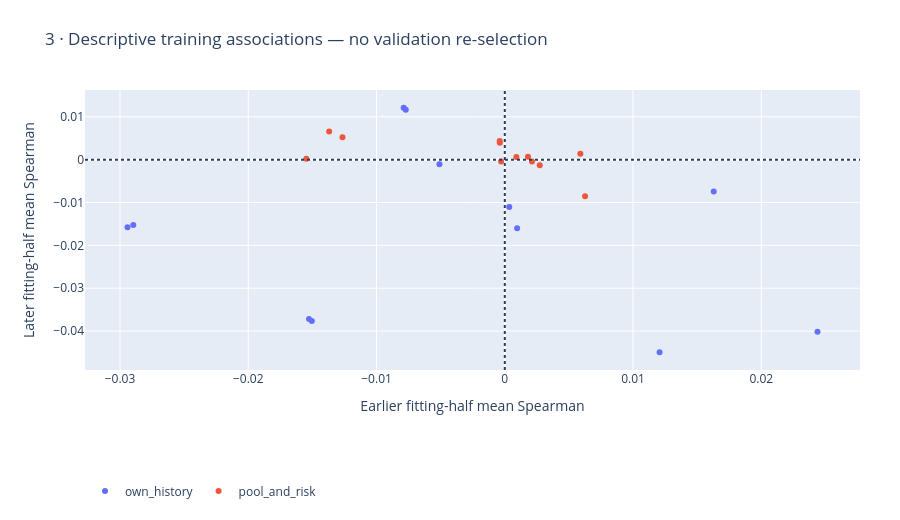

Write notebook code for a chart like this one.
### Markdown cell above
## Training stability

Mean daily associations on two chronological fitting halves are descriptive. They do not select a validation winner.

### Code cell
figures[2].show()

### Figure 1 — Plotly figure (JSON) as saved in the notebook; plotly's stock layout.template omitted (floating-point values rounded to 4 significant figures)
{"data": [{"hovertemplate": "%{text}<br>Earlier mean IC: %{x:.4f}<br>Later mean IC: %{y:.4f}<extra></extra>", "mode": "markers", "name": "own_history", "text": ["Fast vs medium · level", "Fast vs medium · change 5", "Fast vs medium · surprise 63", "Fast vs medium · horizon rank", "Medium vs slow · level", "Medium vs slow · change 5", "Medium vs slow · surprise 63", "Medium vs slow · horizon rank", "Median vs mean · level", "Median vs mean · change 5", "Median vs mean · surprise 63", "Median vs mean · horizon rank"], "type": "scatter", "x": [-0.01504, 0.00035, 0.02438, -0.01527, -0.02942, 0.0009598, 0.01207, -0.02896, -0.007884, 0.01629, -0.005094, -0.00772], "y": [-0.03767, -0.01105, -0.04018, -0.03718, -0.0158, -0.016, -0.04495, -0.01526, 0.01212, -0.007444, -0.001044, 0.01167]}, {"hovertemplate": "%{text}<br>Earlier mean IC: %{x:.4f}<br>Later mean IC: %{y:.4f}<extra></extra>", "mode": "markers", "name": "pool_and_risk", "text": ["Own vs market pool · level", "Own vs market pool · change 5", "Own vs market pool · surprise 63", "Own vs market pool · horizon rank", "Own vs horizon pool · level", "Own vs horizon pool · change 5", "Own vs horizon pool · surprise 63", "Own vs horizon pool · horizon rank", "Risk63 / risk252 · level", "Risk63 / risk252 · change 5", "Risk63 / risk252 · surprise 63", "Risk63 / risk252 · horizon rank"], "type": "scatter", "x": [-0.0003901, 0.005892, 0.006259, -0.0003996, -0.01369, -0.0002861, -0.01547, -0.01266, 0.001809, 0.002728, 0.00212, 0.0009029], "y": [0.003943, 0.001374, -0.008539, 0.004352, 0.006602, -0.0004346, 0.0002423, 0.005267, 0.0006712, -0.001273, -0.0004499, 0.0006421]}], "layout": {"height": 520, "legend": {"orientation": "h", "y": -0.38}, "margin": {"b": 150, "l": 85, "r": 40, "t": 90}, "shapes": [{"line": {"dash": "dot"}, "type": "line", "x0": 0, "x1": 1, "xref": "x domain", "y0": 0, "y1": 0, "yref": "y"}, {"line": {"dash": "dot"}, "type": "line", "x0": 0, "x1": 0, "xref": "x", "y0": 0, "y1": 1, "yref": "y domain"}], "title": {"text": "3 · Descriptive training associations — no validation re-selection"}, "xaxis": {"title": {"text": "Earlier fitting-half mean Spearman"}}, "yaxis": {"title": {"text": "Later fitting-half mean Spearman"}}}}
